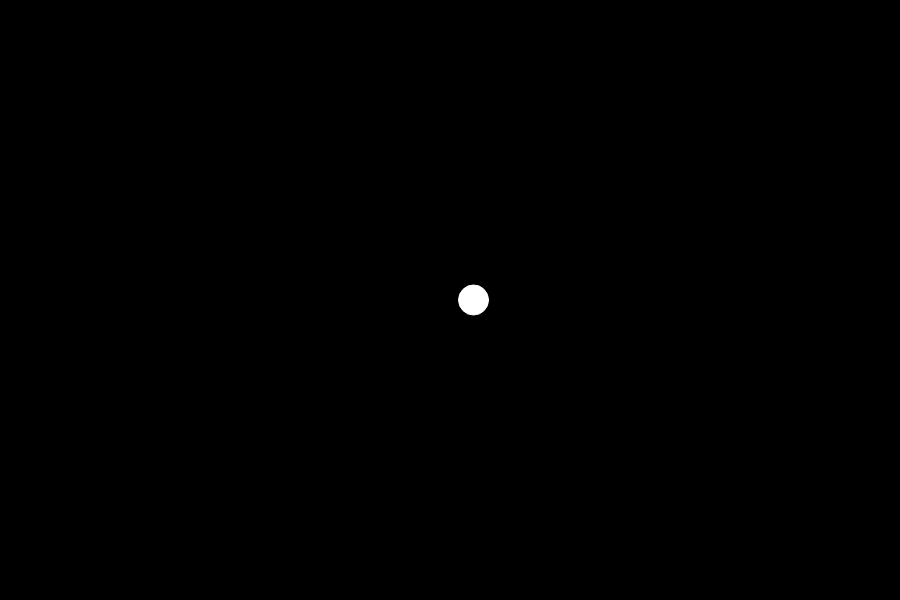
Frame 1 (no input)
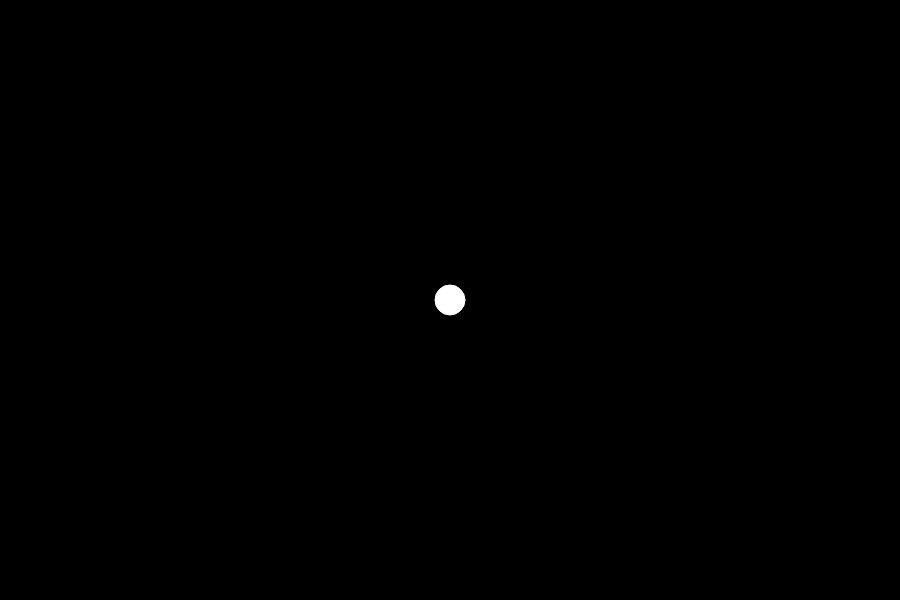
Frame 60 (no input)
Frame 120 (the mouse pressed at the canvas centre since frame 60): identical to frame 60, image omitted

The p5.js sketch that drew these frames (run headless with seeded random() and noise() and a simulated clock; from frame 60 on, the mouse is pressed at the canvas centre):

// p5.js sketch
// ── sketch.js
function setup()
{
  createCanvas(900, 600);
  angleMode(DEGREES);
  background(0);
}

function draw()
{
  background(0);
  translate(width/2, height/2);
  
  stroke(255);
  fill(255);
  
  let amp = width / 2;
  let period = 360;
  let phase = 0;
  let freq = 0.5;
  let yamp = height /2;
  //let x = sin(360 * frameCount/period + phase) * amp;
  let x = sin(frameCount * 6 * freq + phase) * amp;
  //let y = cos(frameCount * 6 * freq) * yamp;
  ellipse(x, 0, 30, 30);
}
